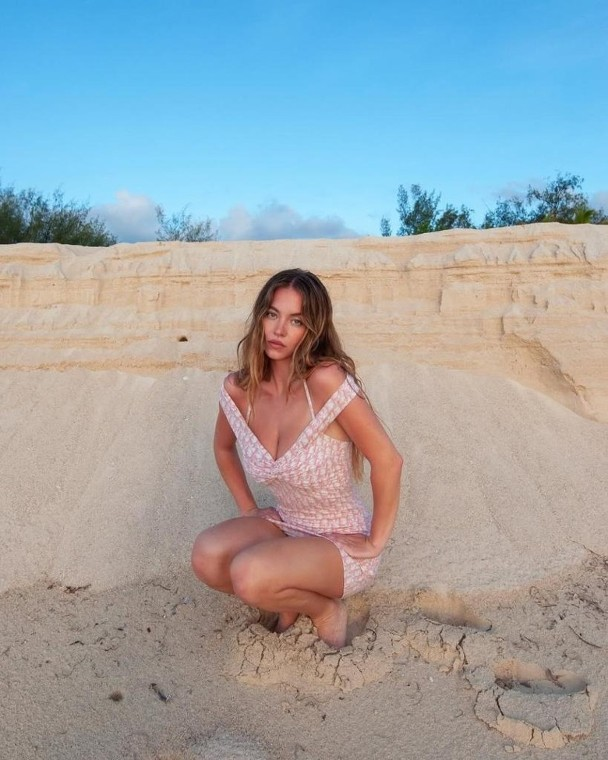
#> input picture syd.jpg, 608 x 760 px
$ python zad7.py
#> lines starting #> are read from the running program, lines starting #| are printed output that depends on the picture
import cv2

image = cv2.imread("syd.jpg")
#> image is the input picture: shape (760, 608, 3); mean B, G, R 169.8, 165.6, 156.6

height, width = image.shape[:2]
#> height = 760; width = 608

tile_h = height // 3
#> tile_h = 253
tile_w = width // 3
#> tile_w = 202

for i in range(3):
    for j in range(3):
        startY = i * tile_h
        endY = startY + tile_h
        startX = j * tile_w
        endX = startX + tile_w
        tile = image[startY:endY, startX:endX]
        window_name = f"{i}{j}"
        cv2.imshow(window_name, tile)
#> this loop made 3 passes
#> pass 1, `cv2.imshow(window_name, tile)`:
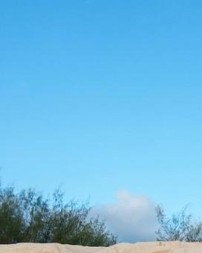
#> window '00': shape (253, 202, 3); mean B, G, R 226.1, 186.5, 112
#> pass 1, `cv2.imshow(window_name, tile)`:
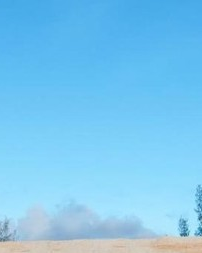
#> window '01': shape (253, 202, 3); mean B, G, R 239.7, 199.2, 123.4
#> pass 1, `cv2.imshow(window_name, tile)`:
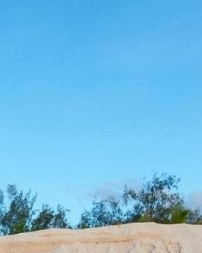
#> window '02': shape (253, 202, 3); mean B, G, R 224.2, 186.5, 115.8
#> pass 2, `cv2.imshow(window_name, tile)`:
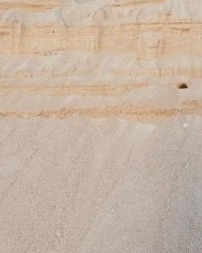
#> window '10': shape (253, 202, 3); mean B, G, R 162.8, 179.4, 198.2

cv2.waitKey(0)
cv2.destroyAllWindows()
